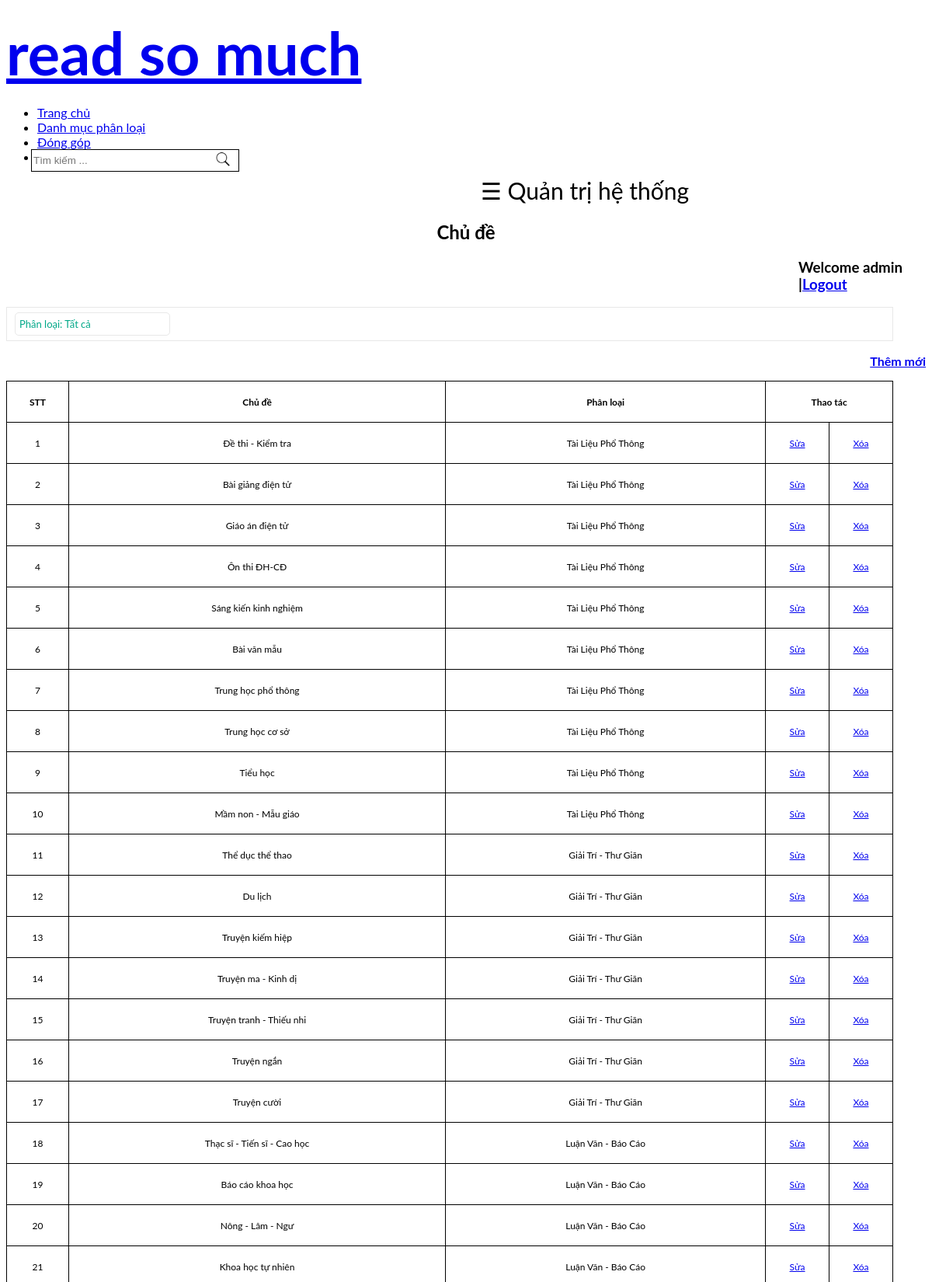
/quan_tri_chu_de.php (upper part), run on the app's committed database.
### tables this page shows
CREATE TABLE `chu_de` (
  `id_chu_de` int(11) NOT NULL,
  `ten_chu_de` varchar(100) NOT NULL,
  `id_loai_tai_lieu` int(11) NOT NULL,
  `mo_ta` varchar(1000) NOT NULL
);

CREATE TABLE `loai_tai_lieu` (
  `id_loai_tai_lieu` int(11) NOT NULL,
  `ten_loai_tai_lieu` varchar(200) NOT NULL,
  `mo_ta` varchar(1000) NOT NULL
);

### quan_tri_chu_de.php (the view, shortened to what this page needs)
<!DOCTYPE HTML>
<html>
<head>
</head>
<body class="onecolumn">
	<div id="wrapper">
		<?php
		include("header.php");; ?>
		<div id="page-wrapper" class="5grid-layout">
			<div class="row" id="content">
				<div class="12u">
					<span style="font-size:30px;cursor:pointer" onclick="openNav()">&#9776; Quản trị hệ thống</span>
					<h2 style="text-align: center;">Chủ đề</h2>
					<h3 style="margin-left: 1020px;">Welcome admin |<a href="index.php">Logout</a> </h3>
					<div class="module_funtion">
						<div class="doc_file_total">
							<?php
							$typeName = null;
							$orderChuDe = null;
							$ket_noi = mysqli_connect("remotemysql.com:3306", "MFjxl5C769", "4yl0CnAF1W", "MFjxl5C769");
							$sql = "
									SELECT *
									FROM loai_tai_lieu
									ORDER BY ten_loai_tai_lieu
									DESC
												";
							if ($orderChuDe == null)
								$typeName = "Tất cả";
							;?>
							Phân loại: <?php echo $typeName; ?>
						</div>
					</div>
					<p style="text-align: right; font-weight: bold;"><a href="./quan_tri_chu_de_them.php">Thêm mới</a></p>
					<table>
						<tr>
							<td style="font-weight: bold; text-align: center;">STT</td>
							<td style="font-weight: bold; text-align: center;">Chủ đề</td>
							<td style="font-weight: bold; text-align: center;">Phân loại</td>
							<td style="font-weight: bold; text-align: center;" colspan="2">Thao tác</td>
						</tr>
						<?php
						if ($orderChuDe != null) {
							$sql = "
							SELECT *
							FROM chu_de
							INNER JOIN loai_tai_lieu
							ON chu_de.id_loai_tai_lieu = loai_tai_lieu.id_loai_tai_lieu
							WHERE loai_tai_lieu.id_loai_tai_lieu = '$orderChuDe'
							ORDER BY id_chu_de DESC
							";
						} else {
							$sql = "
								SELECT *
								FROM chu_de
								INNER JOIN loai_tai_lieu
								ON chu_de.id_loai_tai_lieu = loai_tai_lieu.id_loai_tai_lieu
								ORDER BY id_chu_de DESC
							";
						}
						$noi_dung = mysqli_query($ket_noi, $sql);
						$i = 0;
						while ($row = mysqli_fetch_array($noi_dung)) {
							$i++;; ?>
							<tr>
								<td><?= $i; ?></td>
								<td><?php echo $row["ten_chu_de"]; ?></td>
								<td><?php echo $row["ten_loai_tai_lieu"]; ?></td>
								<td><a href="./quan_tri_chu_de_sua.php?id=<?php echo $row["id_chu_de"]; ?>">Sửa</a></td>
								<td><a href="./quan_tri_chu_de_xoa.php?id=<?php echo $row["id_chu_de"]; ?>">Xóa</a></td>
							</tr>
						<?php
						}; ?>
					</table>
				</div>
			</div>
		</div>
		<?php
		include("footer.php");; ?>
</body>
</html>

### header.php (shortened to what this page needs)
<div id="header-wrapper">
	<header id="header">
		<div class="5grid-layout">
			<div class="row">
				<div class="12u" id="menu">
					<div id="menu-wrapper">
						<div class="12u" id="logo">
							<h1><a href="index.php" class="mobileUI-site-name">read so much</a></h1>
							<ul>
								<li><a href="./index.php">Trang chủ</a></li>
								<li><a href="./loai_tai_lieu.php">Danh mục phân loại</a></li>
								<li><a href="./dong_gop.php">Đóng góp</a></li>
								<li><a href="./lien_he.php">Liên hệ</a></li>
							</ul>
							<div class="searchBox">
								<input type="text" id="txtSearch" gtm-element="GTM_Search_Click_Searchbox" gtm-label="GTM_Search_Click_Searchbox" placeholder="Tìm kiếm ..." name="txtSearch" autocomplete="off">
								<a href="javascript:;" id="GTM_Search_Search" rel="nofollow" onclick="searchEnter();"><img class="icon icon_search" src="./images/search.ico" width="500" height="600"></a>
							</div>
						</div>
					</div>
				</div>
			</div>
		</div>
	</header>
</div>

### footer.php (shortened to what this page needs)
<!DOCTYPE html>
<html>
<head>
    <link rel="stylesheet" href="https://cdnjs.cloudflare.com/ajax/libs/font-awesome/4.7.0/css/font-awesome.min.css">
</head>
</div>

### quan_tri_chu_de.php (style rules this page uses)
table, td { border: 1px solid black; border-collapse: collapse; }
table { width: 1142px; }
td { height: 50px; vertical-align: middle; font-size: 12px; text-align: center; color: #000000; }
body { font-family: "Lato", sans-serif; }
.searchBox { float: left; padding: 2px 24px 2px 2px; border-radius: 3px; position: relative; margin-top: 7px; }
.module_funtion { width: 1140px; height: 42px; background: #fff; border: 1px solid #e8e8e8; margin: 16px 0; position: relative; }
[class^=doc_file] { position: relative; height: 30px; width: 200px; min-width: 84px; border: 1px solid #e8e8e8; border-radius: 5px; font-size: 13px; color: #00a888; padding: 6px 0 5px 5px; box-sizing: border-box; margin: 6px 0 8px 10px; cursor: pointer; float: left; }
.searchBox input { border: 1px solid black; line-height: 25px; max-width: 200px; height: 25px; float: left; margin-left: -2px; }
.searchBox>a>img { background-position: -73px -83px; width: 20px; height: 20px; margin: 7px 0px 0px -20px; float: left; }
.icon, img[class^=icon] { background-repeat: no-repeat; display: inline-block; vertical-align: text-top; }

### header.php (style rules this page uses)
#logo h1 a { text-align: left; font-size: 58pt; margin-top: -28px; }
.searchBox input { border: 1px solid black; line-height: 25px; min-width: 262px; height: 25px; float: left; margin-top: -44px; margin-left: 30px }
.searchBox>a>img { background-position: -73px -83px; width: 20px; height: 20px; margin: -41px 0px 0px 267px; float: left; }
.icon, img[class^=icon] { background-repeat: no-repeat; display: inline-block; vertical-align: text-top; }

### data on the page
chu_de: ten_chu_de "Đề thi - Kiểm tra", id_loai_tai_lieu.ten_loai_tai_lieu "Tài Liệu Phổ Thông"
chu_de: ten_chu_de "Bài giảng điện tử", id_loai_tai_lieu.ten_loai_tai_lieu "Tài Liệu Phổ Thông"
chu_de: ten_chu_de "Giáo án điện tử", id_loai_tai_lieu.ten_loai_tai_lieu "Tài Liệu Phổ Thông"
chu_de: ten_chu_de "Ôn thi ĐH-CĐ", id_loai_tai_lieu.ten_loai_tai_lieu "Tài Liệu Phổ Thông"
chu_de: ten_chu_de "Sáng kiến kinh nghiệm", id_loai_tai_lieu.ten_loai_tai_lieu "Tài Liệu Phổ Thông"
chu_de: ten_chu_de "Bài văn mẫu", id_loai_tai_lieu.ten_loai_tai_lieu "Tài Liệu Phổ Thông"
chu_de: ten_chu_de "Trung học phổ thông", id_loai_tai_lieu.ten_loai_tai_lieu "Tài Liệu Phổ Thông"
chu_de: ten_chu_de "Trung học cơ sở", id_loai_tai_lieu.ten_loai_tai_lieu "Tài Liệu Phổ Thông"
chu_de: ten_chu_de "Tiểu học", id_loai_tai_lieu.ten_loai_tai_lieu "Tài Liệu Phổ Thông"
chu_de: ten_chu_de "Mầm non - Mẫu giáo", id_loai_tai_lieu.ten_loai_tai_lieu "Tài Liệu Phổ Thông"
chu_de: ten_chu_de "Thể dục thể thao", id_loai_tai_lieu.ten_loai_tai_lieu "Giải Trí - Thư Giãn"
chu_de: ten_chu_de "Du lịch", id_loai_tai_lieu.ten_loai_tai_lieu "Giải Trí - Thư Giãn"
chu_de: ten_chu_de "Truyện kiếm hiệp", id_loai_tai_lieu.ten_loai_tai_lieu "Giải Trí - Thư Giãn"
chu_de: ten_chu_de "Truyện ma - Kinh dị", id_loai_tai_lieu.ten_loai_tai_lieu "Giải Trí - Thư Giãn"
chu_de: ten_chu_de "Truyện tranh - Thiếu nhi", id_loai_tai_lieu.ten_loai_tai_lieu "Giải Trí - Thư Giãn"
chu_de: ten_chu_de "Truyện ngắn", id_loai_tai_lieu.ten_loai_tai_lieu "Giải Trí - Thư Giãn"
chu_de: ten_chu_de "Truyện cười", id_loai_tai_lieu.ten_loai_tai_lieu "Giải Trí - Thư Giãn"
chu_de: ten_chu_de "Thạc sĩ - Tiến sĩ - Cao học", id_loai_tai_lieu.ten_loai_tai_lieu "Luận Văn - Báo Cáo"
chu_de: ten_chu_de "Báo cáo khoa học", id_loai_tai_lieu.ten_loai_tai_lieu "Luận Văn - Báo Cáo"
chu_de: ten_chu_de "Nông - Lâm - Ngư", id_loai_tai_lieu.ten_loai_tai_lieu "Luận Văn - Báo Cáo"
chu_de: ten_chu_de "Khoa học tự nhiên", id_loai_tai_lieu.ten_loai_tai_lieu "Luận Văn - Báo Cáo"

### other printed values
$typeName "Tất cả"
